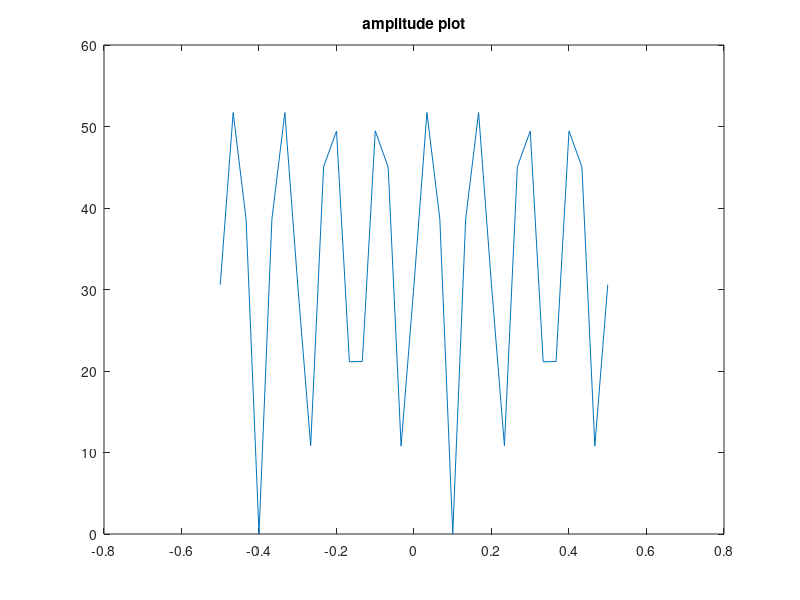

Write MATLAB code to recreate this figure.
A=1;
B=7;
C=3;
D=4;
E=4;
F=6;
G=5;
H=2;
A1=17;
A2= 52;
j1=0.785;
j2=0.942;
t=-0.5:1/30:0.5;
x1= A1*cos(2*pi*3446*t+j1);
x2= A2*cos(2*pi*3446*t+j2);
plot(t,x1)
plot(t,x2)
plot(t,angle(x1)),title("phase plot")
plot(t,abs(x1)),title("amplitude plot")
plot(t,angle(x2)),title("phase plot")
plot(t,abs(x2)),title("amplitude plot")









